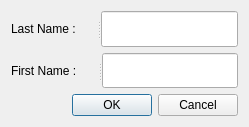
<?xml version="1.0" encoding="UTF-8"?>
<ui version="4.0">
 <class>DialogEleve</class>
 <widget class="QDialog" name="DialogEleve">
  <property name="geometry">
   <rect>
    <x>0</x>
    <y>0</y>
    <width>249</width>
    <height>127</height>
   </rect>
  </property>
  <property name="windowTitle">
   <string>Dialog</string>
  </property>
  <layout class="QVBoxLayout" name="verticalLayout">
   <item>
    <widget class="QSplitter" name="splitter_2">
     <property name="orientation">
      <enum>Qt::Horizontal</enum>
     </property>
     <widget class="QLabel" name="label">
      <property name="text">
       <string>Last Name : </string>
      </property>
     </widget>
     <widget class="QLineEdit" name="lineEditLastName"/>
    </widget>
   </item>
   <item>
    <widget class="QSplitter" name="splitter">
     <property name="orientation">
      <enum>Qt::Horizontal</enum>
     </property>
     <widget class="QLabel" name="label_2">
      <property name="text">
       <string>First Name : </string>
      </property>
     </widget>
     <widget class="QLineEdit" name="lineEditFirstName"/>
    </widget>
   </item>
   <item>
    <widget class="QDialogButtonBox" name="buttonBox">
     <property name="orientation">
      <enum>Qt::Horizontal</enum>
     </property>
     <property name="standardButtons">
      <set>QDialogButtonBox::Cancel|QDialogButtonBox::Ok</set>
     </property>
    </widget>
   </item>
  </layout>
 </widget>
 <resources/>
 <connections>
  <connection>
   <sender>buttonBox</sender>
   <signal>accepted()</signal>
   <receiver>DialogEleve</receiver>
   <slot>accept()</slot>
   <hints>
    <hint type="sourcelabel">
     <x>248</x>
     <y>254</y>
    </hint>
    <hint type="destinationlabel">
     <x>157</x>
     <y>274</y>
    </hint>
   </hints>
  </connection>
  <connection>
   <sender>buttonBox</sender>
   <signal>rejected()</signal>
   <receiver>DialogEleve</receiver>
   <slot>reject()</slot>
   <hints>
    <hint type="sourcelabel">
     <x>316</x>
     <y>260</y>
    </hint>
    <hint type="destinationlabel">
     <x>286</x>
     <y>274</y>
    </hint>
   </hints>
  </connection>
 </connections>
</ui>
